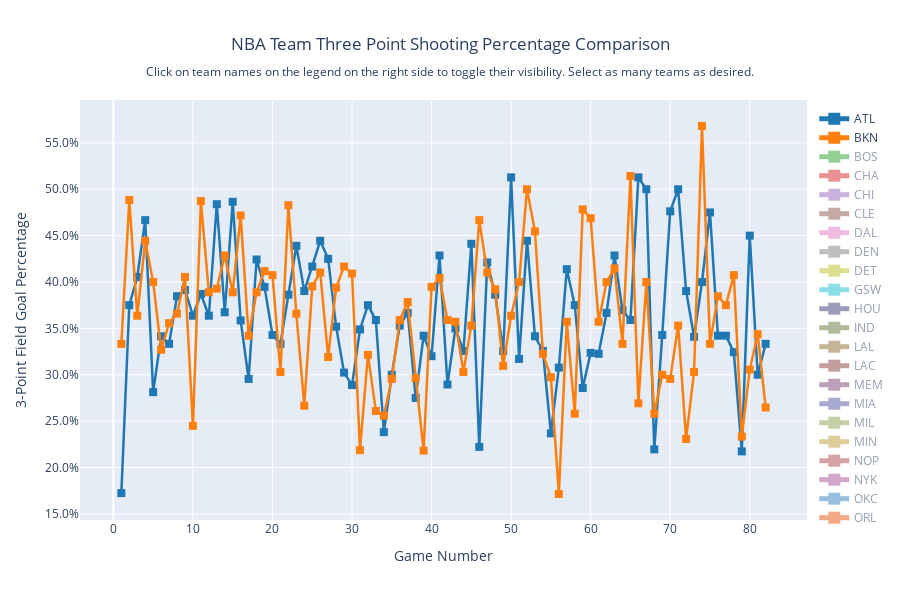

Source (notebook cell):
### Markdown cell above
<h2> Three Point Comparison CHart </h2>

### Code cell
import plotly.graph_objects as go


#code for these is taken and adapted to display different data from above

fig = go.Figure()

colors = [
    '#1f77b4', '#ff7f0e', '#2ca02c', '#d62728', '#9467bd',
    '#8c564b', '#e377c2', '#7f7f7f', '#bcbd22', '#17becf',
    '#393b79', '#637939', '#8c6d31', '#843c39', '#7b4173',
    '#5254a3', '#8ca252', '#bd9e39', '#ad494a', '#a55194',
    '#3182bd', '#e6550d', '#31a354', '#756bb1', '#636363',
    '#6baed6', '#fd8d3c', '#74c476', '#9e9ac8', '#969696'
]

for i, team in enumerate(abbreviation):
    team_data = allstats2023[team].copy()
    team_data['Game'] = range(1, len(team_data) + 1)
    
    fig.add_trace(go.Scatter(
        x=team_data['Game'],
        y=team_data['FG3%'],
        name=team,
        mode='lines+markers',
        visible='legendonly',
        line=dict(color=colors[i], width=2.5),
        marker=dict(size=6, color=colors[i])
    ))

fig.data[0].visible = True
fig.data[1].visible = True



for trace in fig.data:
    trace.update(
        mode='lines+markers',
        marker=dict(size=8, symbol='square') 
    )


fig.update_layout(
    title={
        'text': 'NBA Team Three Point Shooting Percentage Comparison<br><sub>Click on team names on the legend on the right side to toggle their visibility. Select as many teams as desired.</sub>',
        'x': 0.5,
        'xanchor': 'center'
    },
    xaxis_title='Game Number',
    yaxis_title='3-Point Field Goal Percentage',
    height=600,
    hovermode='x unified',
    legend=dict(
        yanchor="top",
        y=0.99,
        xanchor="left",
        x=1.01,
        itemsizing='constant'
    )
)

fig.update_yaxes(tickformat='.1%')

fig.show()

fig.write_html('nba-viz-site/public/viz/league/team_comparison_three.html')
